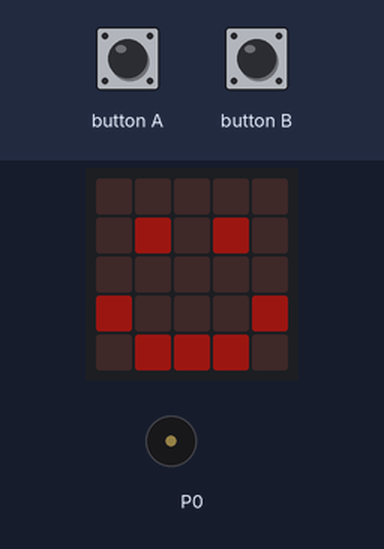
Bench run of a program on a simulated BBC micro:bit running MicroPython. Shown: the board's 5×5 LED display, buzzer (waves = sounding). The inputs (shaded band) are chosen by the test bench. Dim RGB values are drawn brighter than linear.

Above: at 1.2 s.
1.3 s: button A pressed for 0.15 s
At 2.1 s:
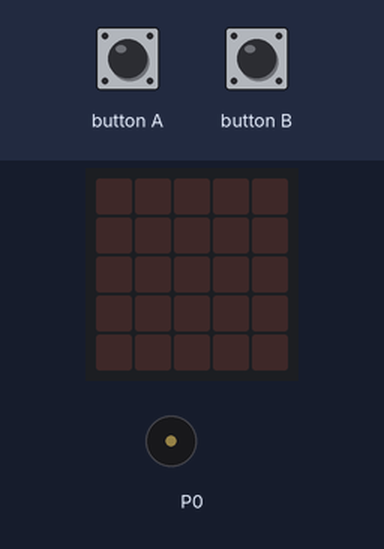
At 3.1 s:
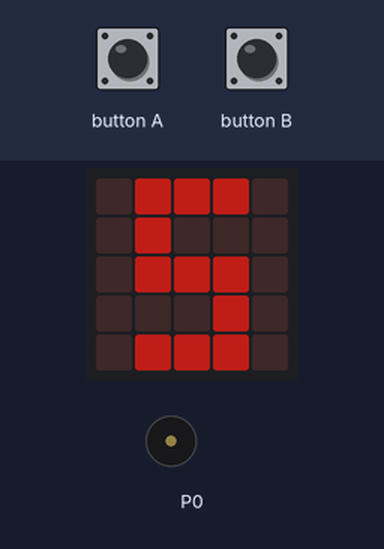
Timing chart, 0 to 12.8 s (numbered marks = the images above; inputs shaded):
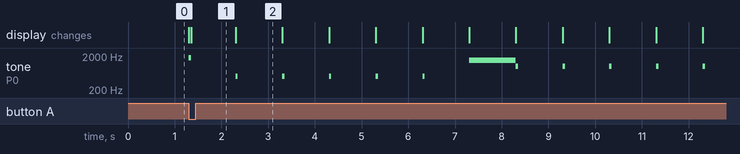

The program:

physio.py
```python
from microbit import *
import music

NUMBERS = [ Image("01110:01010:01010:01010:01110"), #0
            Image("00100:00100:00100:00100:00100"), #1
            Image("01110:00010:01110:01000:01110"), #2
            Image("01110:00010:01110:00010:01110"), #3
            Image("01010:01010:01110:00010:00010"), #4
            Image("01110:01000:01110:00010:01110"), #5
            Image("01110:01000:01110:01010:01110"), #6
            Image("01110:00010:00010:00010:00010"), #7
            Image("01110:01010:01110:01010:01110"), #8
            Image("01110:01010:01110:00010:00010"), #9
            Image("10111:10101:10101:10101:10111"),]#10

#def timer(length=None, brightness=5):
#   display.show([i*brightness for i in numbers[1:length]], delay=1000, clear=True)

def number_beep(number, duration, brightness, frequency, sound_length):
    display.show(NUMBERS[number] * brightness)#, wait=False)
    music.pitch(frequency, sound_length, wait=False)
    sleep(duration)

def number_flash(number, brightness, pitch, sound_duration, pause_duration):
    display.show(NUMBERS[number] * brightness)
    music.pitch(pitch, sound_duration)
    display.clear()
    sleep(pause_duration)

def flash_set_number(set_number):

    flash_num = set_number
    sleep_duration = 1000
    LONG_BEEP = 333
    SHORT_BEEP = 50
    PAUSE = 50

    for _ in range (set_number//5):
        set_number -= 5
        sleep_duration -= LONG_BEEP + PAUSE
        number_flash(flash_num, 9, 1750, LONG_BEEP, PAUSE)

    for _ in range(set_number):
        number_flash(flash_num, 9, 1750, SHORT_BEEP, PAUSE)

    sleep(sleep_duration - (SHORT_BEEP + PAUSE)*set_number)

def start_sets(num_sets, set_len):

    for set_num in range(1, num_sets+1):
        play_set(set_num, set_len)
    music.play(music.POWER_UP)

def play_set(set_num, set_len):

    SHORT_BEEP = 50

    # flash set number
    flash_set_number(set_num)

    # coutdown
    for rest in range(5, 0, -1):
        number_beep(rest, 1000, 3, 500, SHORT_BEEP)

    # begin set
    number_beep(set_num, 1000, 9, 1500, 1000)

    # countup
    for second in range(1, set_len+1):
        number_beep(second, 1000, 6, 1000, SHORT_BEEP)

    display.clear()

    # pause
    if button_b.was_pressed():
        display.show(Image.TARGET/9)
        while not button_a.is_pressed():
            pass
        display.clear()

def rest(seconds):
    display.show([x/9 for x in Image.ALL_CLOCKS], delay=(seconds*1000)//12, wait=False)

    for i in range(1, seconds+1):
        if i%15 == 0:
            pitch = 900
        elif i%2 == 0:
            pitch = 600
        else:
            pitch = 800

        music.pitch(pitch, 50)
        sleep(1000-50)

    music.play(music.POWER_UP)

if __name__ == "__main__":

    while True:
        display.show(Image.HAPPY/9)

        if button_a.was_pressed():
            # 10 sets of 10 seconds
            start_sets(10, 10)

        if button_b.was_pressed():
            rest(30)
```

Measured:
- after the input at 1.3 s, tone on P0: plays 1750 Hz for 0.05 s, 500 Hz for 0.05 s, 500 Hz for 0.05 s, 500 Hz for 0.05 s, 500 Hz for 0.05 s, 500 Hz for 0.05 s … (12 notes in this stretch), starting at once; the display: first changes at once (image 1 shows a later state)
- what the display in image 2 shows lasts 1.0 s, from 2.3 s to 3.3 s
